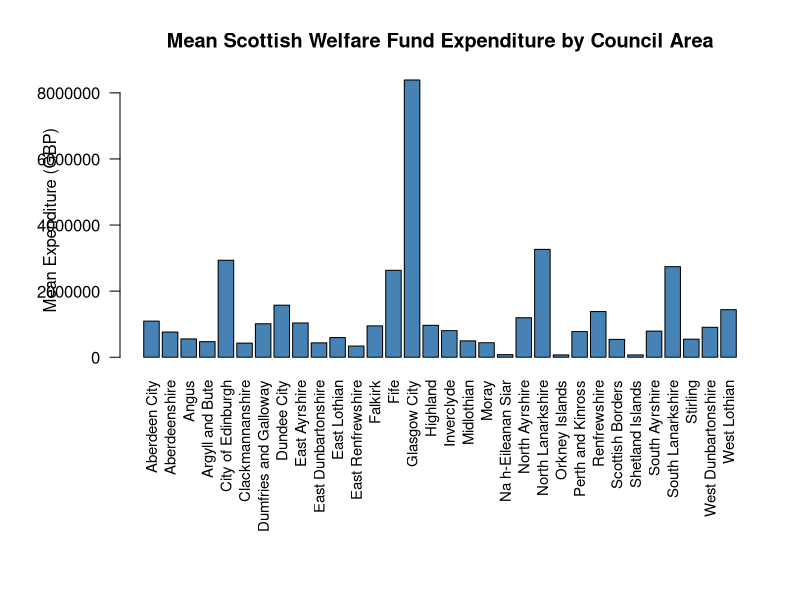

R code for this plot:
# ------------------------------------------------------------------------------
# Script: 01_Scottish_Welfare_Fund_Expenditure_Analysis
# ------------------------------------------------------------------------------

# 1. Setup and Options
options(scipen = 999) # Prevent scientific notation

# 2. Import Data & Clean Columns
# Ensure "scottish welfare fund.csv" is in your working directory
wf <- read.csv("scottish welfare fund.csv", stringsAsFactors = TRUE)
colnames(wf)[colnames(wf) == "Value..GBP."] <- "Value (GBP)"
colnames(wf)[colnames(wf) == "Scottish.Welfare.Fund.Application.Type"] <- "Application Type"

# 3. Explore Dataset Structure
View(wf)
str(wf)
summary(wf)

# 4. Pre-processing & Subsetting (Workshop 1 Brief Focus)
# The dataset contains both Council Areas and a national total row ("Scotland").
# We want to focus strictly on local authorities and total applications ("All").
wf.council <- subset(wf, wf$FeatureType == "Council Area" & 
                       wf$`Application Type` == "All")

# Verify the subset
View(wf.council)

# 5. Calculate Mean Expenditure Per Local Authority
# Using aggregate() as outlined in the workshop briefs
mean.expenditure <- aggregate(wf.council$`Value (GBP)` ~ wf.council$FeatureName, 
                              FUN = mean, 
                              na.rm = TRUE)

# Rename columns for clarity
colnames(mean.expenditure) <- c("Council Area", "Mean Expenditure (GBP)")

# View the results sorted or as-is
View(mean.expenditure)

# 6. Exploratory Data Visualization
# Set up plotting area
par(mfrow=c(1,1), mar=c(12, 6, 4, 2)) # Adjust bottom margin for long council names

# Create a barplot of mean expenditures by council area
barplot(mean.expenditure$`Mean Expenditure (GBP)`, 
        names.arg = mean.expenditure$`Council Area`, 
        las = 2,               # Rotate council names vertically for readability
        col = "steelblue", 
        main = "Mean Scottish Welfare Fund Expenditure by Council Area",
        ylab = "Mean Expenditure (GBP)",
        cex.names = 0.9)       # Scale down font size for fit
